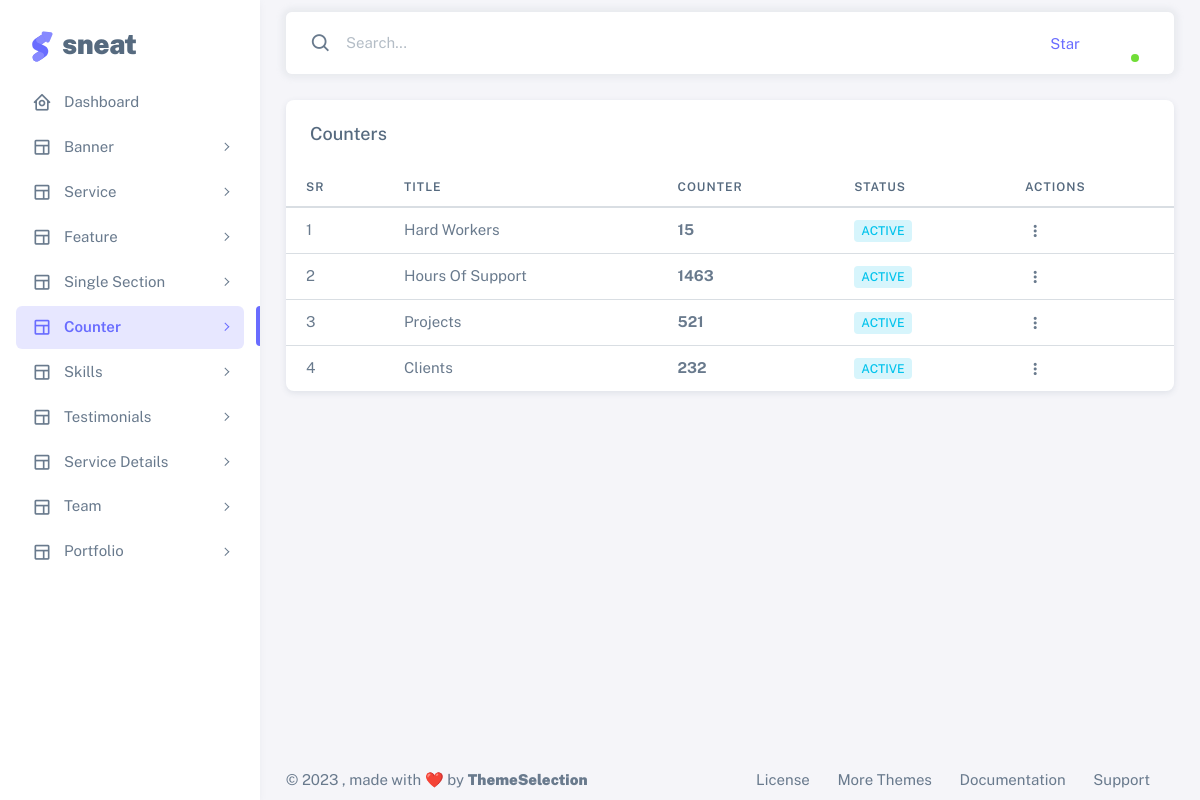
/admin/counter/index.php (signed in), run on the app's committed database.
### tables this page shows
CREATE TABLE `counters` (
  `id` int NOT NULL,
  `title` varchar(30) NOT NULL,
  `count` int NOT NULL,
  `status` tinyint(1) NOT NULL DEFAULT '1' COMMENT '1 = active 2 = deactive'
);

### admin/counter/index.php (called while the page is built, shortened)
<?php
require_once("../db_connect.php");
$result = mysqli_query($con, "select * from counters order by id desc");
require_once('index.view.php');

### admin/counter/index.view.php (the view, shortened to what this page needs)
<?php
require_once('../layouts/header.view.php');
?>
<div class="container-xxl flex-grow-1 container-p-y">
    <div class="row justify-content-center">
        <div class="col-lg-12 mb-4 order-0">
            <div class="card">
                <h5 class="card-header">Counters</h5>
                <div class="text-nowrap">
                    <table class="table">
                        <thead>
                            <tr>
                                <th>SR</th>
                                <th>Title</th>
                                <th>Counter</th>
                                <th>Status</th>
                                <th>Actions</th>
                            </tr>
                        </thead>
                        <tbody class="table-border-bottom-0">
                            <?php
                            if (mysqli_num_rows($result) > 0) {
                                $i = 1;
                                while ($row = mysqli_fetch_assoc($result)) { ?>
                                    <tr>
                                        <td><?= $i++ ?></td>
                                        <td><?= $row['title'] ?></td>
                                        <td>
                                            <strong><?= $row['count'] ?></strong>
                                        </td>
                                        <td>
                                            <a href="change_status.php?id=<?= $row['id'] ?>">
                                                <span class="badge <?= ($row['status'] == 1) ? 'bg-label-info' : 'bg-label-warning' ?>  me-1">
                                                    <?= ($row['status'] == 1) ? "Active" : "Deactive" ?>
                                                </span>
                                            </a>
                                        </td>
                                        <td>
                                            <div class="dropdown">
                                                <button type="button" class="btn p-0 dropdown-toggle hide-arrow" data-bs-toggle="dropdown" aria-expanded="false">
                                                    <i class="bx bx-dots-vertical-rounded"></i>
                                                </button>
                                            </div>
                                        </td>
                                    </tr>
                            <?php }
                            }
                            ?>
                        </tbody>
                    </table>
                </div>
            </div>
        </div>
    </div>
</div>
<?php
require_once('../layouts/footer.view.php');
?>

### data on the page
counters: title "Hard Workers", count "15", status "ACTIVE"
counters: title "Hours Of Support", count "1463", status "ACTIVE"
counters: title "Projects", count "521", status "ACTIVE"
counters: title "Clients", count "232", status "ACTIVE"
